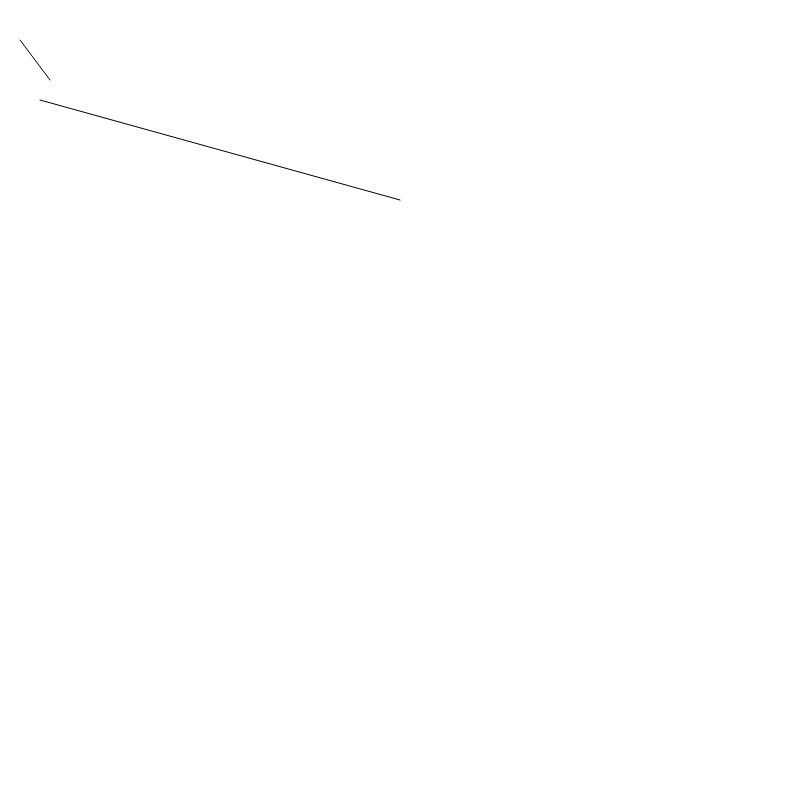
Frame 1 (no input)
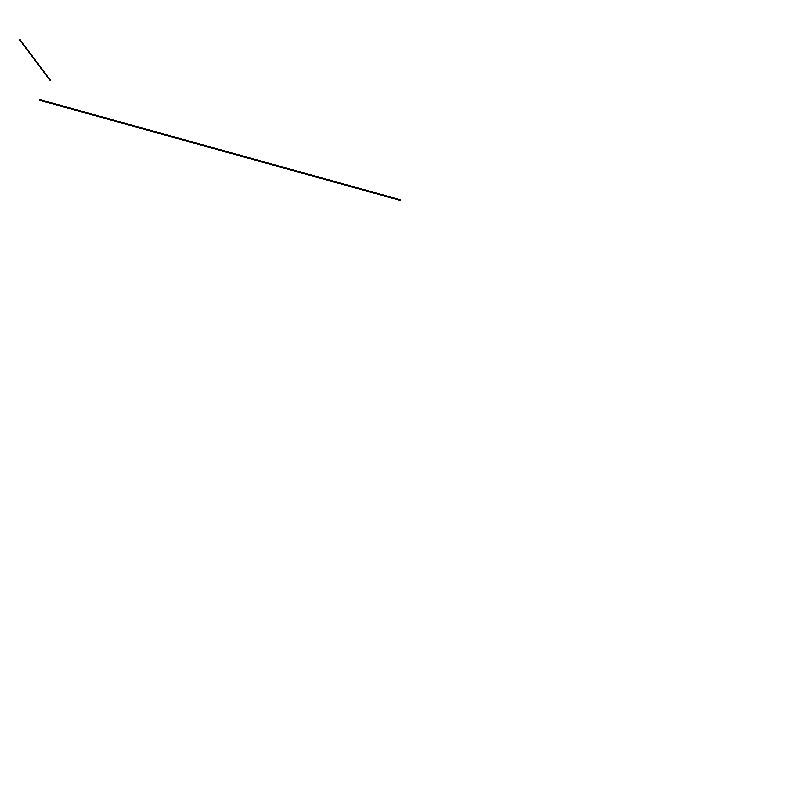
Frame 60 (no input)
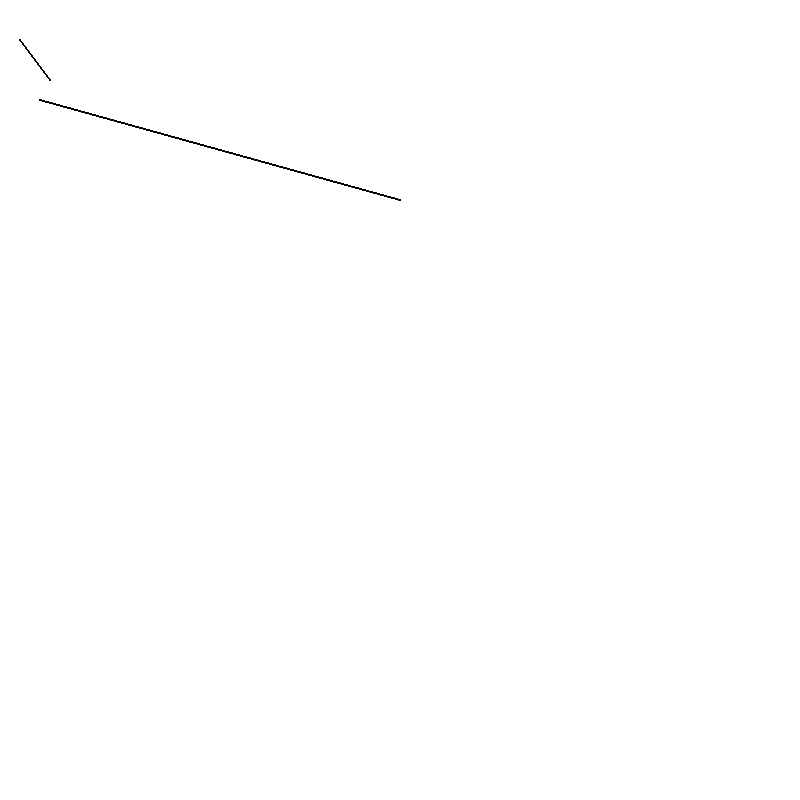
Frame 120 (the mouse pressed at the canvas centre since frame 60)

The p5.js sketch that drew these frames (run headless with seeded random() and noise() and a simulated clock; from frame 60 on, the mouse is pressed at the canvas centre):

// p5.js sketch
// ── sketch.js
function setup() {
  createCanvas(800, 800);
}

function draw() {
  line(20, 40, 50, 80);
  line(80 / 2, 100, 200 * 2, 200);

}
